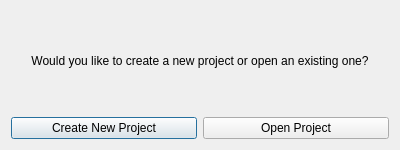
<?xml version="1.0" encoding="UTF-8"?>
<ui version="4.0">
 <class>choose_project</class>
 <widget class="QDialog" name="choose_project">
  <property name="enabled">
   <bool>true</bool>
  </property>
  <property name="geometry">
   <rect>
    <x>0</x>
    <y>0</y>
    <width>400</width>
    <height>150</height>
   </rect>
  </property>
  <property name="contextMenuPolicy">
   <enum>Qt::NoContextMenu</enum>
  </property>
  <property name="windowTitle">
   <string>Choose Project</string>
  </property>
  <layout class="QGridLayout" name="gridLayout">
   <item row="0" column="0">
    <layout class="QVBoxLayout" name="verticalLayout">
     <property name="sizeConstraint">
      <enum>QLayout::SetDefaultConstraint</enum>
     </property>
     <item>
      <widget class="QLabel" name="label">
       <property name="enabled">
        <bool>true</bool>
       </property>
       <property name="sizePolicy">
        <sizepolicy hsizetype="Preferred" vsizetype="Preferred">
         <horstretch>0</horstretch>
         <verstretch>0</verstretch>
        </sizepolicy>
       </property>
       <property name="autoFillBackground">
        <bool>false</bool>
       </property>
       <property name="text">
        <string>Would you like to create a new project or open an existing one?</string>
       </property>
       <property name="alignment">
        <set>Qt::AlignCenter</set>
       </property>
      </widget>
     </item>
     <item>
      <layout class="QHBoxLayout" name="horizontalLayout">
       <property name="sizeConstraint">
        <enum>QLayout::SetDefaultConstraint</enum>
       </property>
       <item>
        <widget class="QPushButton" name="create_new_project_button">
         <property name="text">
          <string>Create New Project</string>
         </property>
        </widget>
       </item>
       <item>
        <widget class="QPushButton" name="open_project_button">
         <property name="text">
          <string>Open Project</string>
         </property>
        </widget>
       </item>
      </layout>
     </item>
    </layout>
   </item>
  </layout>
 </widget>
 <resources/>
 <connections/>
</ui>
